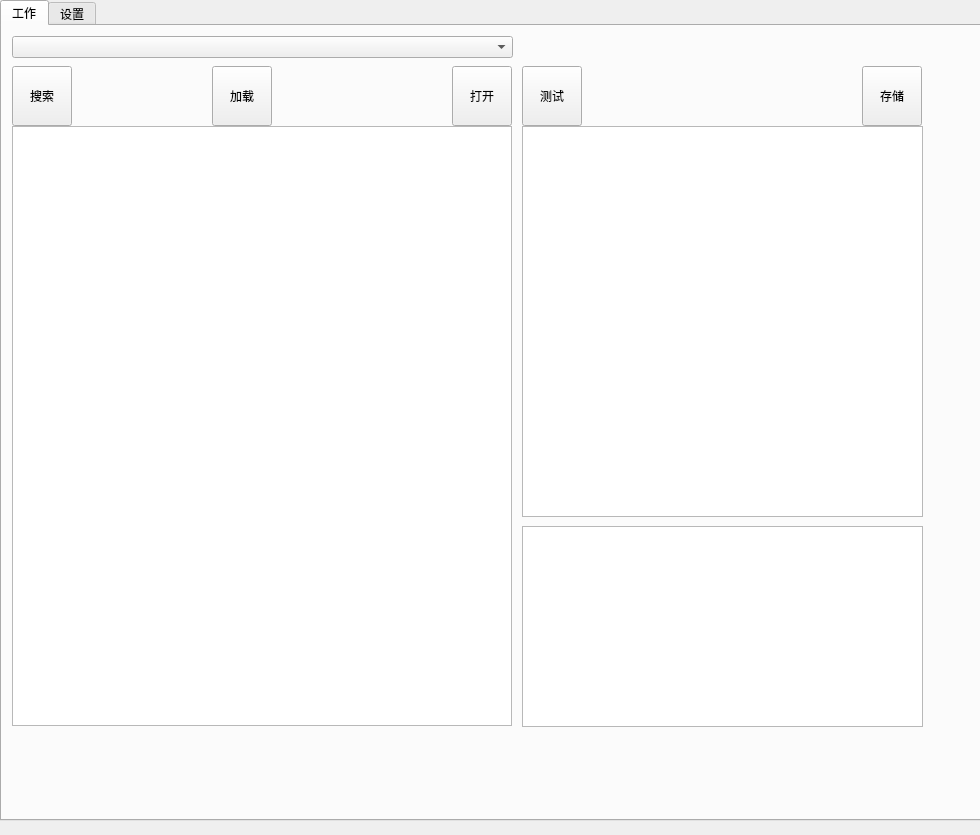
<?xml version="1.0" encoding="UTF-8"?>
<ui version="4.0">
 <class>Form</class>
 <widget class="QWidget" name="Form">
  <property name="geometry">
   <rect>
    <x>0</x>
    <y>0</y>
    <width>980</width>
    <height>835</height>
   </rect>
  </property>
  <property name="windowTitle">
   <string>Form</string>
  </property>
  <widget class="QTabWidget" name="tabWidget">
   <property name="geometry">
    <rect>
     <x>0</x>
     <y>0</y>
     <width>981</width>
     <height>821</height>
    </rect>
   </property>
   <property name="currentIndex">
    <number>0</number>
   </property>
   <widget class="QWidget" name="tab">
    <attribute name="title">
     <string>工作</string>
    </attribute>
    <widget class="QPushButton" name="pushButton_load_protocol">
     <property name="geometry">
      <rect>
       <x>210</x>
       <y>40</y>
       <width>60</width>
       <height>60</height>
      </rect>
     </property>
     <property name="text">
      <string>加载</string>
     </property>
    </widget>
    <widget class="QPushButton" name="pushButton_openUart">
     <property name="geometry">
      <rect>
       <x>450</x>
       <y>40</y>
       <width>60</width>
       <height>60</height>
      </rect>
     </property>
     <property name="text">
      <string>打开</string>
     </property>
    </widget>
    <widget class="QTableView" name="tableView_work">
     <property name="geometry">
      <rect>
       <x>10</x>
       <y>100</y>
       <width>500</width>
       <height>600</height>
      </rect>
     </property>
    </widget>
    <widget class="QComboBox" name="comboBox">
     <property name="geometry">
      <rect>
       <x>10</x>
       <y>10</y>
       <width>501</width>
       <height>22</height>
      </rect>
     </property>
    </widget>
    <widget class="QPushButton" name="pushButton_searchUart">
     <property name="geometry">
      <rect>
       <x>10</x>
       <y>40</y>
       <width>60</width>
       <height>60</height>
      </rect>
     </property>
     <property name="text">
      <string>搜索</string>
     </property>
    </widget>
    <widget class="QTextEdit" name="textedit_saveoneline">
     <property name="geometry">
      <rect>
       <x>520</x>
       <y>500</y>
       <width>401</width>
       <height>201</height>
      </rect>
     </property>
    </widget>
    <widget class="QPushButton" name="pushButton_ls">
     <property name="geometry">
      <rect>
       <x>520</x>
       <y>40</y>
       <width>60</width>
       <height>60</height>
      </rect>
     </property>
     <property name="text">
      <string>测试</string>
     </property>
    </widget>
    <widget class="QPushButton" name="pushButton_savedatawork">
     <property name="geometry">
      <rect>
       <x>860</x>
       <y>40</y>
       <width>60</width>
       <height>60</height>
      </rect>
     </property>
     <property name="text">
      <string>存储</string>
     </property>
    </widget>
    <widget class="QTableView" name="tableView_work_send">
     <property name="geometry">
      <rect>
       <x>520</x>
       <y>100</y>
       <width>401</width>
       <height>391</height>
      </rect>
     </property>
    </widget>
   </widget>
   <widget class="QWidget" name="tab_2">
    <attribute name="title">
     <string>设置</string>
    </attribute>
    <widget class="QPushButton" name="pushButton_2">
     <property name="geometry">
      <rect>
       <x>560</x>
       <y>370</y>
       <width>90</width>
       <height>90</height>
      </rect>
     </property>
     <property name="text">
      <string>save</string>
     </property>
    </widget>
    <widget class="QLabel" name="label">
     <property name="geometry">
      <rect>
       <x>50</x>
       <y>30</y>
       <width>40</width>
       <height>12</height>
      </rect>
     </property>
     <property name="text">
      <string>变量数</string>
     </property>
    </widget>
    <widget class="QTableView" name="tableView">
     <property name="geometry">
      <rect>
       <x>10</x>
       <y>100</y>
       <width>500</width>
       <height>600</height>
      </rect>
     </property>
    </widget>
    <widget class="QLabel" name="label_2">
     <property name="geometry">
      <rect>
       <x>50</x>
       <y>60</y>
       <width>40</width>
       <height>12</height>
      </rect>
     </property>
     <property name="text">
      <string>波特率</string>
     </property>
    </widget>
    <widget class="QTextEdit" name="textEdit">
     <property name="geometry">
      <rect>
       <x>90</x>
       <y>20</y>
       <width>60</width>
       <height>30</height>
      </rect>
     </property>
     <property name="contextMenuPolicy">
      <enum>Qt::PreventContextMenu</enum>
     </property>
     <property name="cursorWidth">
      <number>-2</number>
     </property>
     <property name="placeholderText">
      <string>1</string>
     </property>
    </widget>
    <widget class="QPushButton" name="pushButton">
     <property name="geometry">
      <rect>
       <x>190</x>
       <y>20</y>
       <width>60</width>
       <height>60</height>
      </rect>
     </property>
     <property name="text">
      <string>生成</string>
     </property>
    </widget>
    <widget class="QPushButton" name="pushButton_del">
     <property name="geometry">
      <rect>
       <x>350</x>
       <y>20</y>
       <width>60</width>
       <height>60</height>
      </rect>
     </property>
     <property name="text">
      <string>-</string>
     </property>
    </widget>
    <widget class="QPushButton" name="pushButton_load">
     <property name="geometry">
      <rect>
       <x>560</x>
       <y>230</y>
       <width>90</width>
       <height>90</height>
      </rect>
     </property>
     <property name="text">
      <string>Load</string>
     </property>
    </widget>
    <widget class="QPushButton" name="pushButton_add">
     <property name="geometry">
      <rect>
       <x>270</x>
       <y>20</y>
       <width>60</width>
       <height>60</height>
      </rect>
     </property>
     <property name="text">
      <string>+</string>
     </property>
    </widget>
    <widget class="QTextEdit" name="te_baut">
     <property name="geometry">
      <rect>
       <x>90</x>
       <y>50</y>
       <width>60</width>
       <height>30</height>
      </rect>
     </property>
     <property name="lineWidth">
      <number>1</number>
     </property>
     <property name="placeholderText">
      <string>115200</string>
     </property>
    </widget>
   </widget>
  </widget>
 </widget>
 <resources/>
 <connections/>
</ui>
